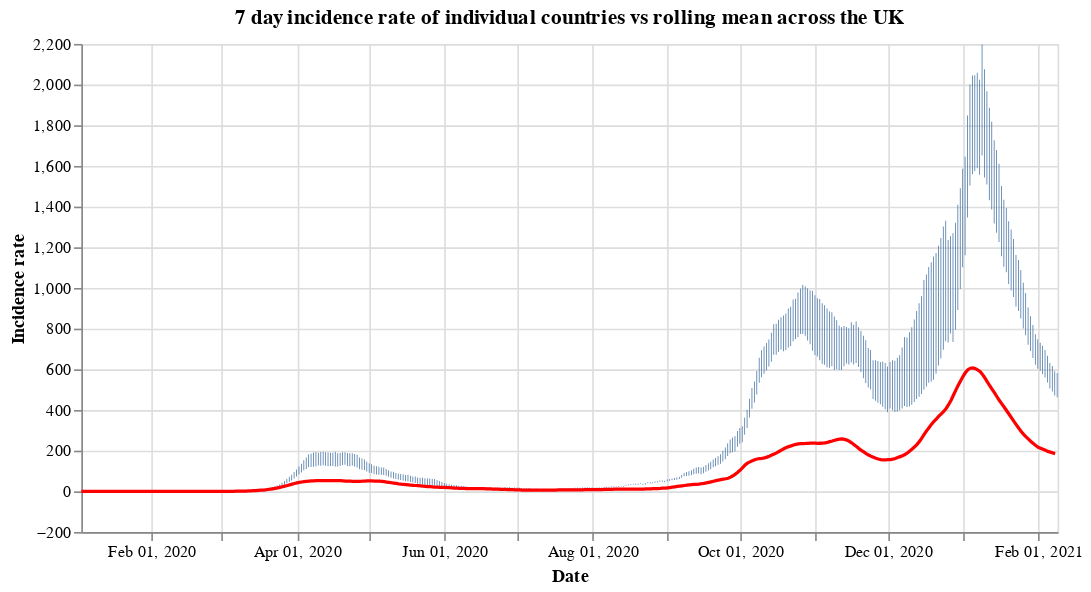

Notebook code cell kept with this figure:
### Code cell
#collapse
countries = uk_cases['areaName'].unique()
countries.sort()

selection = alt.selection_single(
    name='Select',
    fields=['areaName'],
    init={'areaName': 'Wales'},
    bind={'areaName': alt.binding_select(options=countries)}
)

# scatter plot, modify opacity based on selection
bars = alt.Chart(uk_cases).mark_bar().add_selection(
    selection
).encode(
    x=alt.X("yearmonthdate(date):T", axis=alt.Axis(title='Date')),
    y=alt.Y("weeklyCasesRate:Q", axis=alt.Axis(title='Incidence rate')),
    tooltip='weeklyCasesRate:Q',
    opacity=alt.condition(selection, alt.value(1), alt.value(0))
).properties(title=f'7 day incidence rate of individual countries vs rolling mean across the UK', width=600)

line = alt.Chart(overview_cases).mark_line(
    color='red',
    size=2,
).transform_window(
    rolling_mean='mean(weeklyCasesRate)',
    frame=[0, 7]
).encode(
    x='yearmonthdate(date):T',
    y='rolling_mean:Q'
)

alt.layer(bars, line)

### Figure 1 — Vega-Lite specification as saved in the notebook (floating-point values rounded to 4 significant figures; data arrays with more than 128 entries replaced by an {"elided": "..."} marker saying what was removed)
{"config": {"view": {"continuousWidth": 400, "continuousHeight": 300}}, "layer": [{"data": {"name": "data-13cc079d628670bee3f34e215b7d9cdc"}, "mark": "bar", "encoding": {"opacity": {"condition": {"value": 1, "selection": "Select"}, "value": 0}, "tooltip": {"type": "quantitative", "field": "weeklyCasesRate"}, "x": {"type": "temporal", "axis": {"title": "Date"}, "field": "date", "timeUnit": "yearmonthdate"}, "y": {"type": "quantitative", "axis": {"title": "Incidence rate"}, "field": "weeklyCasesRate"}}, "selection": {"Select": {"type": "single", "fields": ["areaName"], "init": {"areaName": "Wales"}, "bind": {"areaName": {"input": "select", "options": ["England", "Northern Ireland", "Scotland", "Wales"]}}}}, "title": "7 day incidence rate of individual countries vs rolling mean across the UK", "width": 600}, {"data": {"name": "data-0e8be75b9d5e8254769461f2546182be"}, "mark": {"type": "line", "color": "red", "size": 2}, "encoding": {"x": {"type": "temporal", "field": "date", "timeUnit": "yearmonthdate"}, "y": {"type": "quantitative", "field": "rolling_mean"}}, "transform": [{"window": [{"op": "mean", "field": "weeklyCasesRate", "as": "rolling_mean"}], "frame": [0, 7]}]}], "$schema": "https://vega.github.io/schema/vega-lite/v4.8.1.json", "datasets": {"data-13cc079d628670bee3f34e215b7d9cdc": {"elided": "1612 records"}, "data-0e8be75b9d5e8254769461f2546182be": {"elided": "403 records"}}}
